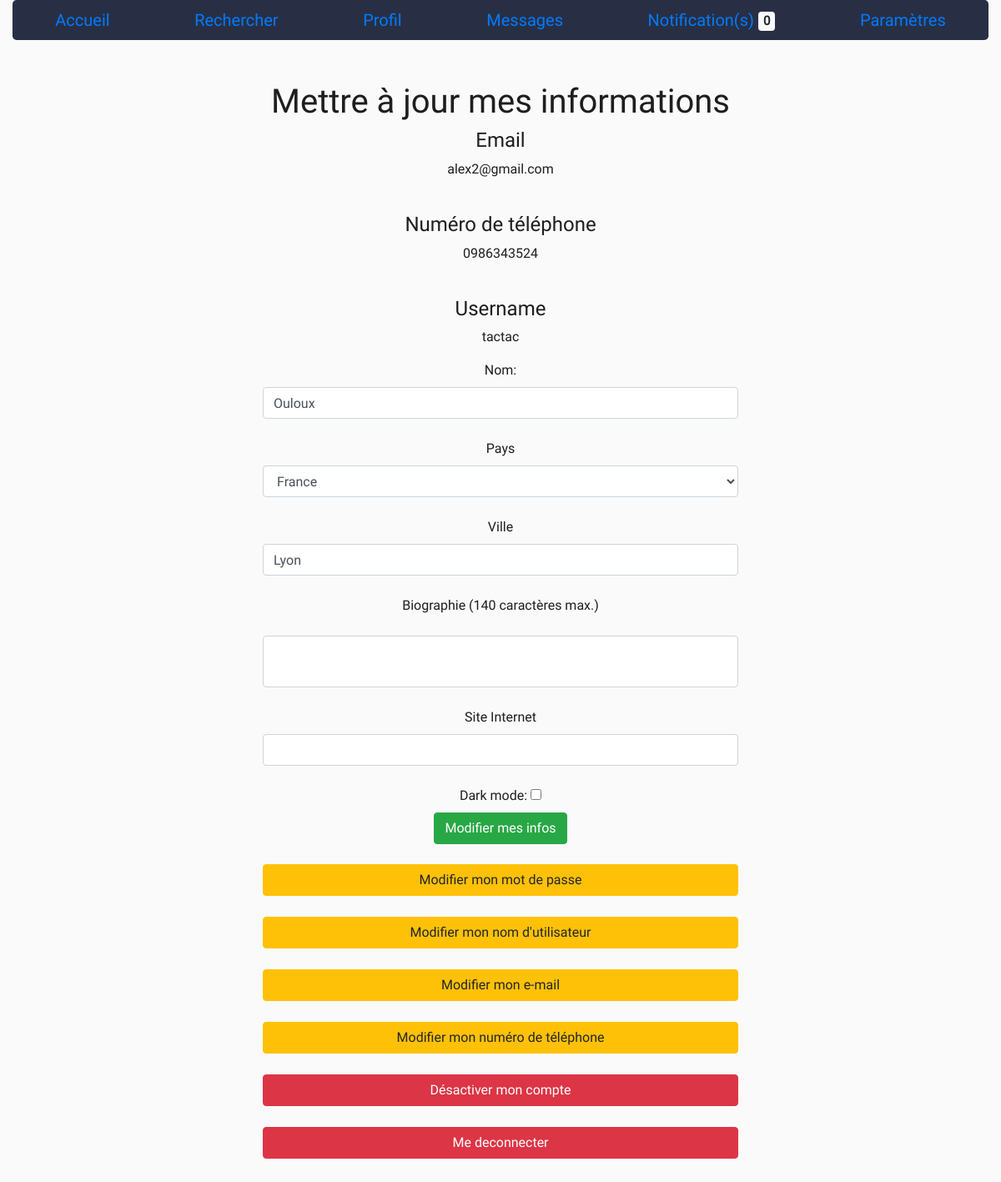
The app's page /view/settings.php (signed in) with its own data.
### tables this page shows
CREATE TABLE `members` (
  `id` int(11) NOT NULL,
  `mail` varchar(255) NOT NULL,
  `fullname` varchar(50) NOT NULL,
  `username` varchar(255) NOT NULL,
  `passw` varchar(300) NOT NULL,
  `date_inscription` datetime NOT NULL DEFAULT CURRENT_TIMESTAMP,
  `date_naissance` date DEFAULT NULL,
  `etat_compte` enum('0','1','2','3') NOT NULL,
  `avatar` varchar(1000) DEFAULT NULL,
  `banner` varchar(1000) DEFAULT NULL,
  `pays` varchar(255) DEFAULT NULL,
  `ville` varchar(255) DEFAULT NULL,
  `biography` varchar(160) DEFAULT NULL,
  `genre` varchar(255) DEFAULT NULL,
  `tel` varchar(255) DEFAULT NULL,
  `site_web` varchar(255) DEFAULT NULL,
  `light_mode` enum('on','off') NOT NULL
);

### model/manageUser.php (called while the page is built, shortened)
<?php
class ManageUser extends ConnectionBDD
{
    public function getUserInfo($id)
    {
        $request = "SELECT * FROM members WHERE id = :id;";
        try {
            $connexion = $this->conn();
            $getUserInfo = $connexion->prepare($request);
            $getUserInfo->bindParam(':id', $id, PDO::PARAM_INT);
            $getUserInfo->execute();
            $userInfos = $getUserInfo->fetchAll();
        } catch (PDOException $e) {
            echo $e->getMessage();
            return false;
        }
        return $userInfos;
    }
}

### view/settings.php (the view, shortened to what this page needs)
<?php
require_once("header.php");
require_once("../model/manageUser.php");
$infoManager = new manageUser;
$info = $infoManager->getUserInfo($_SESSION["user-id"]);
?>
<div class="row">
    <div class="col-3"></div>
    <div class="col-6" id="modify-account-link">
        <h1>Mettre à jour mes informations</h1>
        <h4>Email</h4>
        <p> <?php echo  $info[0]["mail"]; ?> </p>
        <br>
        <h4>Numéro de téléphone</h4>
        <p> <?php echo  $info[0]['tel']; ?> </p>
        <br>
        <h4 for="">Username</h4>
        <p> <?php echo  $info[0]['username']; ?></p>
        <form action="../controller/globalControl.php" method="POST" id="modify-form">
            <label for="fullname">Nom:</label>
            <input type="text" class="form-control" name="fullname" id="fullname" value="<?php echo rtrim($info[0]['fullname']); ?>" />
            <br>
            <label for="pays">Pays</label>
            <select class="form-control" name="pays" id="pays">
                <option value="<?php echo  $info[0]["pays"]; ?>" selected="selected"><?php echo  $info[0]["pays"]; ?> </option>
            </select>
            <br>
            <label for="city">Ville</label>
            <input type="text" class="form-control" name="city" id="city" value="<?php echo  $info[0]['ville']; ?>" />
            <br>
            <label for="biography">Biographie (140 caractères max.)</label>
            <textarea maxlength="140" class="form-control" name="biography" id="biography"></textarea>
            <br>
            <label for="website">Site Internet</label>
            <input type="text" class="form-control" name="website" id="website" value="<?php echo  $info[0]['site_web']; ?>" />
            <br>
            <label for="mode">Dark mode:</label>
            <input type="checkbox" name="mode" id="mode" />
            <input type="submit" class="btn btn-success" value="Modifier mes infos" name="update-infos" />
            <br>
        </form>
        <a href="modifyPassw.php"><button class="btn btn-warning btn-modify">Modifier mon mot de passe</button></a>
        <a href="modifyUsername.php"><button class="btn btn-warning btn-modify">Modifier mon nom d'utilisateur</button></a>
        <a href="modifyMail.php"><button class="btn btn-warning btn-modify">Modifier mon e-mail</button></a>
        <a href="modifyNumber.php"><button class="btn btn-warning btn-modify">Modifier mon numéro de téléphone</button></a>
        <a href="desactivateAccount"><button class="btn btn-danger btn-modify">Désactiver mon compte</button></a>
        <a href="../controller/logout.php"><button class="btn btn-danger btn-modify">Me deconnecter</button></a>
    </div>
    <div class="col-3"></div>
</div>
</main>
</body>
</html>

### view/header.php (shortened to what this page needs)
<?php
require_once('../model/manageUser.php');
if (!isset($_SESSION["user-id"])) {
    header("Location: ../index.php");
} else {
    $userManager = new ManageUser;
    $userInfos = $userManager->getUserInfo($_SESSION["user-id"]);
}
?>
<!DOCTYPE html>
<html lang="fr">
<head>
    <link rel="stylesheet" href="../webroot/CSS/bootstrap.min.css" />
    <link rel="stylesheet" href="../webroot/CSS/header.css" />
    <link rel="stylesheet" href="../webroot/CSS/main.css" />
    <?php if (strpos($_SERVER["REQUEST_URI"], "accueil")) { ?>
        <link rel="stylesheet" href="../webroot/CSS/accueil.css" />
    <?php } else if (strpos($_SERVER["REQUEST_URI"], "search")) { ?>
        <link rel="stylesheet" href="../webroot/CSS/search.css" />
    <?php } else if (strpos($_SERVER["REQUEST_URI"], "settings")) { ?>
        <link rel="stylesheet" href="../webroot/CSS/settings.css" />
    <?php } else if (strpos($_SERVER["REQUEST_URI"], "search")) { ?>
        <link rel="stylesheet" href="../webroot/CSS/search.css" />
    <?php } else if (strpos($_SERVER["REQUEST_URI"], "profil")) { ?>
        <link rel="stylesheet" href="../webroot/CSS/profil.css" />
    <?php } else if (strpos($_SERVER["REQUEST_URI"], "modify")) { ?>
        <link rel="stylesheet" href="../webroot/CSS/settings_modify.css" />
    <?php }
    if ($userInfos[0]["light_mode"] === "on") { ?>
        <link rel="stylesheet" href="../webroot/CSS/light.css" />
    <?php } else { ?>
        <link rel="stylesheet" href="../webroot/CSS/dark.css" />
    <?php } ?>
</head>
<body>
    <main class="container-fluid">
        <div class="row" id="header">
            <div class="btn-group btn-group-lg col-12" id="header-link-container">
                <button type="button" class="btn header-button"><a href="accueil.php">Accueil</a></button>
                <button type="button" class="btn header-button"><a href="search.php">Rechercher</a></button>
                <button type="button" class="btn header-button"><a href="profile_view.php">Profil</a></button>
                <button type="button" class="btn header-button"><a href="messages.php">Messages</a></button>
                <button type="button" class="btn header-button"><a href="notifs.php">Notification(s) <span class="badge badge-light"><?php echo $_SESSION["count_notif"]; ?></span></a></button>
                <button type="button" class="btn header-button"><a href="settings.php">Paramètres</a></button>
            </div>
        </div>

### webroot/CSS/header.css (style rules this page uses)
* { font-family: "Roboto"; box-sizing: border-box; }
main { margin-bottom: 200px; }
#header { margin-bottom: 50px; }
#header-link-container { margin: 0 auto; }
.header-button { background-color: #282f44; color: #FCFCFC; font-size: 200%; transition: 0.2s linear 0s; }
.header-button a { width: 100%; height: 100%; }

### webroot/CSS/settings.css (style rules this page uses)
#modify-account-link { text-align: center; }
.btn-modify { width: 100%; margin-bottom: 25px; }
#biography { resize: none; }

### webroot/CSS/light.css (style rules this page uses)
body { background-color: rgb(250, 250, 250); color: #1E1E1E; }

### records on screen
members: mail "alex2@gmail.com", tel "0986343524", username "tactac", fullname "Ouloux", pays "France", city "Lyon"

### other values on screen
$_SESSION["count_notif"] "0"
